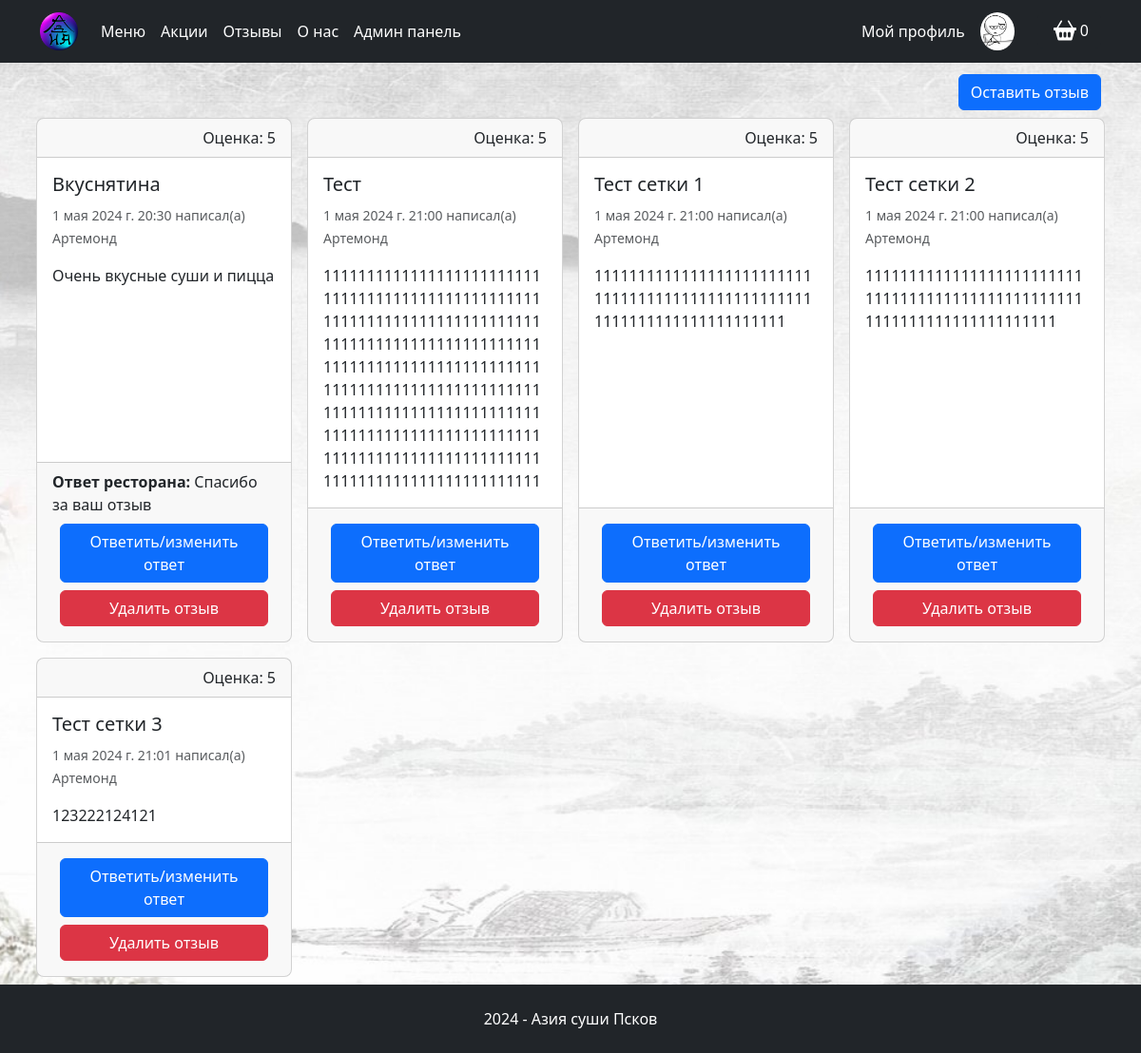
/feedback/reviews/ (signed in), run on the app's committed database.
### feedback/models.py (models this page shows)
class Reviews(models.Model):
    user = models.ForeignKey(to=User, on_delete=models.SET_DEFAULT, blank=True, null=False, verbose_name="Пользователь", default=None)
    title = models.CharField(max_length=25, blank=False, null=True, verbose_name='Заголовок отзыва')
    comment = models.TextField(max_length=500, blank=False, null=True, verbose_name='Текст отзыва')
    answer = models.TextField(max_length=200, blank=False, null=True, verbose_name='Текст ответа на отзыв')
    score = models.PositiveSmallIntegerField(choices=SCORES, verbose_name='Оценка от пользователя')
    publication_date = models.DateTimeField(auto_now_add=True, verbose_name="Дата публикации отзыва")
    class Meta:
        db_table = 'Reviews'
        verbose_name = 'Отзыв'
        verbose_name_plural = 'Отзывы'
        ordering = ("id",)

### users/models.py (models this page shows, shortened)
class User(AbstractUser):
    image = models.ImageField(upload_to="users_image", blank=True, null=True, verbose_name='Аватар')
    phone_number = models.CharField(max_length=14, blank=True, null=True)
    class Meta:
        db_table = 'user'
        verbose_name = 'Пользователя'
        verbose_name_plural = 'Пользователи'

### feedback/views.py (the view)
# urls.py: path('reviews/', views.reviews, name='reviews'),
def reviews(request):
    reviews = Reviews.objects.all()
    if request.user.is_authenticated:
        initial = {
            'name': request.user.first_name,
            'email': request.user.email,
            'phone_number': request.user.phone_number,
        }
        form = CreateReviewForm(initial=initial)
        context = {
            "title": "Asia - Отзывы",
            'form': form,
            'scores':SCORES,
            "year": datetime.now().year,
            "reviews": reviews,
        }
    else:
        context = {
            "title": "Asia - Отзывы",
            "year": datetime.now().year,
            "reviews": reviews,
        }
    return render(request, "feedback/reviews.html", context)

### carts/models.py (called while the page is built)
    def total_price(self):
        return sum(cart.products_price() for cart in self)

    def total_quantity(self):
        if self:
            return sum(cart.quantity for cart in self)
        return 0

### carts/templatetags/carts_tags.py (called while the page is built)
@register.simple_tag()
def user_carts(request):
    return get_user_carts(request)

### carts/utils.py (called while the page is built)
def get_user_carts(request):
    if request.user.is_authenticated:
        return Cart.objects.filter(user=request.user).select_related('product').order_by('product')
    if not request.session.session_key:
        request.session.create()
    return Cart.objects.filter(session_key=request.session.session_key).select_related('product')

### goods/templatetags/goods_tags.py (called while the page is built)
@register.simple_tag()
def tag_categories():
    return Categories.objects.all()

### templates/feedback/reviews.html (shortened to what this page needs)
{% extends "base.html" %}
{% load static %}
{% block modal_cart %}
    {% include "includes/cart_button.html" %}
{% endblock modal_cart %}
{% block content %}
    {% if user.is_authenticated %}
        {% include "feedback/includes/review_button.html" %}
    {% endif %}
        <div class="row">
            {% for review in reviews %}
            <div class="col-xl-3 col-lg-4 col-md-6 p-2 d-flex align-items-stretch justify-content-center">
                <div class="card rounded-3">
                    <div class="card-header d-flex justify-content-end">
                        Оценка: {{ review.score }}
                    </div>
                    <div class="card-body">
                        <div class="card-title"><h5>{{ review.title }}</h5></div>
                        <small class="text-muted ">{{ review.publication_date }} написал(а) {{review.user.first_name}}</small>
                        <p class="card-text mt-3">{{ review.comment }}</p>
                    </div>
                    {% if review.answer or user.is_staff or user.is_admin %}
                        <div class="card-footer">
                            {% if review.answer %}
                                <div>
                                    <strong>Ответ ресторана:</strong> {{review.answer}}
                                </div>
                            {% endif %}
                            {% if user.is_staff or user.is_admin %}
                            <div class="row p-2">
                                {% include "feedback/includes/answer_button.html" %}
                                {% include "feedback/includes/review_delete_button.html" %}
                            </div>
                            {% endif %}
                        </div>
                    {% endif %}
                </div>
            </div>
        {% endfor %}
        </div>
{% endblock content %}
{% block footer %}
    {% include "includes/footer.html" %}
{% endblock footer %}

### templates/feedback/includes/answer_button.html (shortened to what this page needs)
{% load static %}
<div class="d-flex flex-column justify-content-center">
    <button type="button" class="btn btn-primary rounded" data-bs-toggle="modal" data-bs-target="#answerFormModal{{review.id}}">
        Ответить/изменить ответ
    </button>
</div>

### templates/feedback/includes/review_delete_button.html (shortened to what this page needs)
{% load static %}
<div class="d-flex flex-column justify-content-center pt-2">
    <button type="button" class="btn btn-danger rounded" data-bs-toggle="modal" data-bs-target="#deleteReviewModal{{review.id}}">
        Удалить отзыв
    </button>
</div>

### static/deps/css/my_css.css (style rules this page uses)
body { background-image: url("../images/site-bg-image-3.jpg"); background-repeat: no-repeat; background-attachment: fixed; background-position: center center; background-size: cover; height: 100%; min-height:100vh; min-height:100svh; display:flex; flex-direction:column; }
p { margin-bottom: 0rem; }

### data on the page
Reviews: score "5", title "Вкуснятина", publication_date "1 мая 2024 г. 20:30", user.first_name "Артемонд", comment "Очень вкусные суши и пицца", answer "Спасибо за ваш отзыв"
Reviews: score "5", title "Тест", publication_date "1 мая 2024 г. 21:00", user.first_name "Артемонд", comment "1111111111111111111111111111111111111111111111111111111111111111111111111111111111111111111111111111111111111111111111111111111111111111111111111111111111111111111111111111111111111111111111111111111111111111111111111111111111111111111111111111111111"
Reviews: score "5", title "Тест сетки 1", publication_date "1 мая 2024 г. 21:00", user.first_name "Артемонд", comment "111111111111111111111111111111111111111111111111111111111111111111111111"
Reviews: score "5", title "Тест сетки 2", publication_date "1 мая 2024 г. 21:00", user.first_name "Артемонд", comment "111111111111111111111111111111111111111111111111111111111111111111111111"
Reviews: score "5", title "Тест сетки 3", publication_date "1 мая 2024 г. 21:01", user.first_name "Артемонд", comment "123222124121"

### other printed values
{{ carts.total_quantity }} "0"
